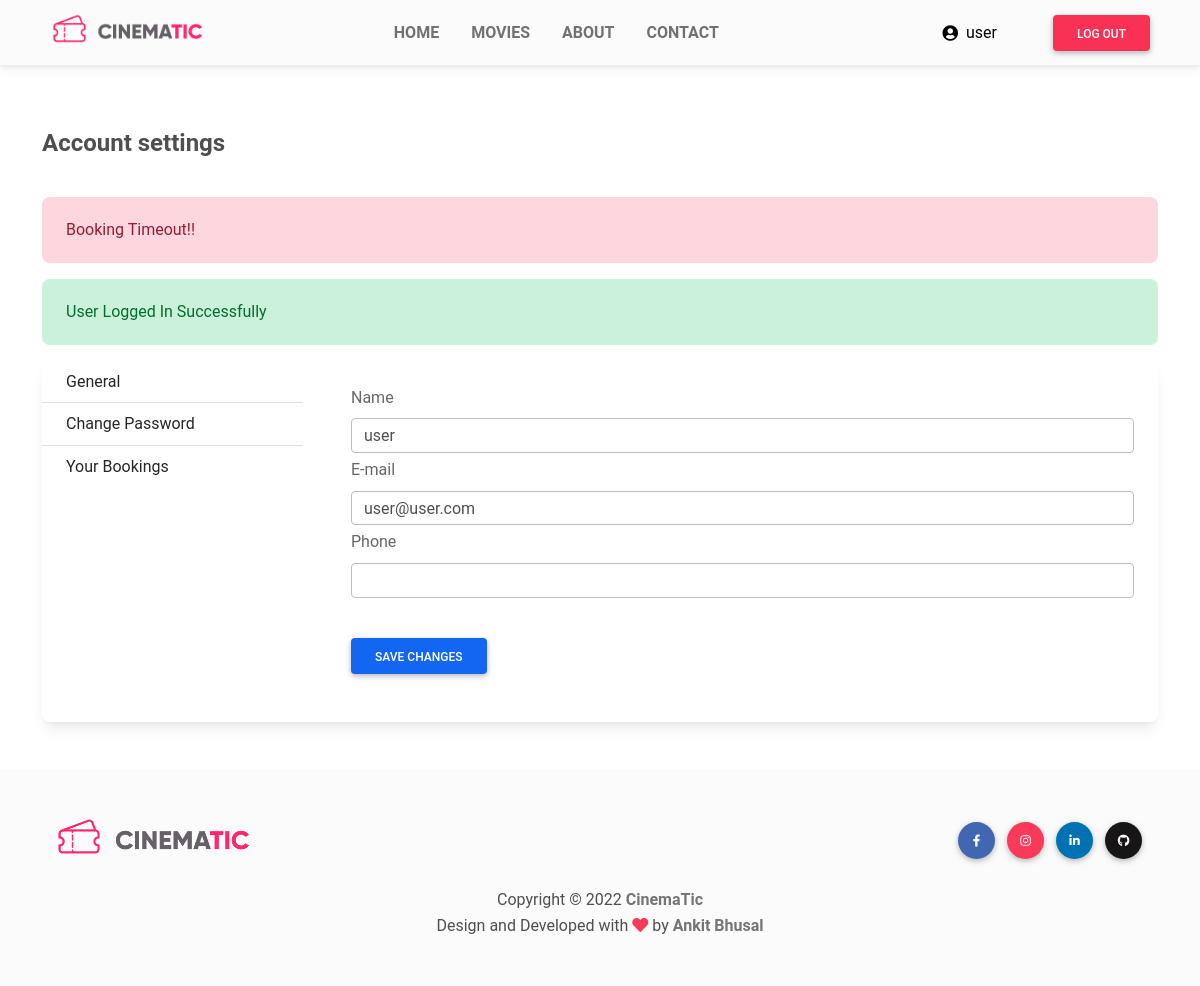
The app's page /user/profile/index.php (signed in), older data.
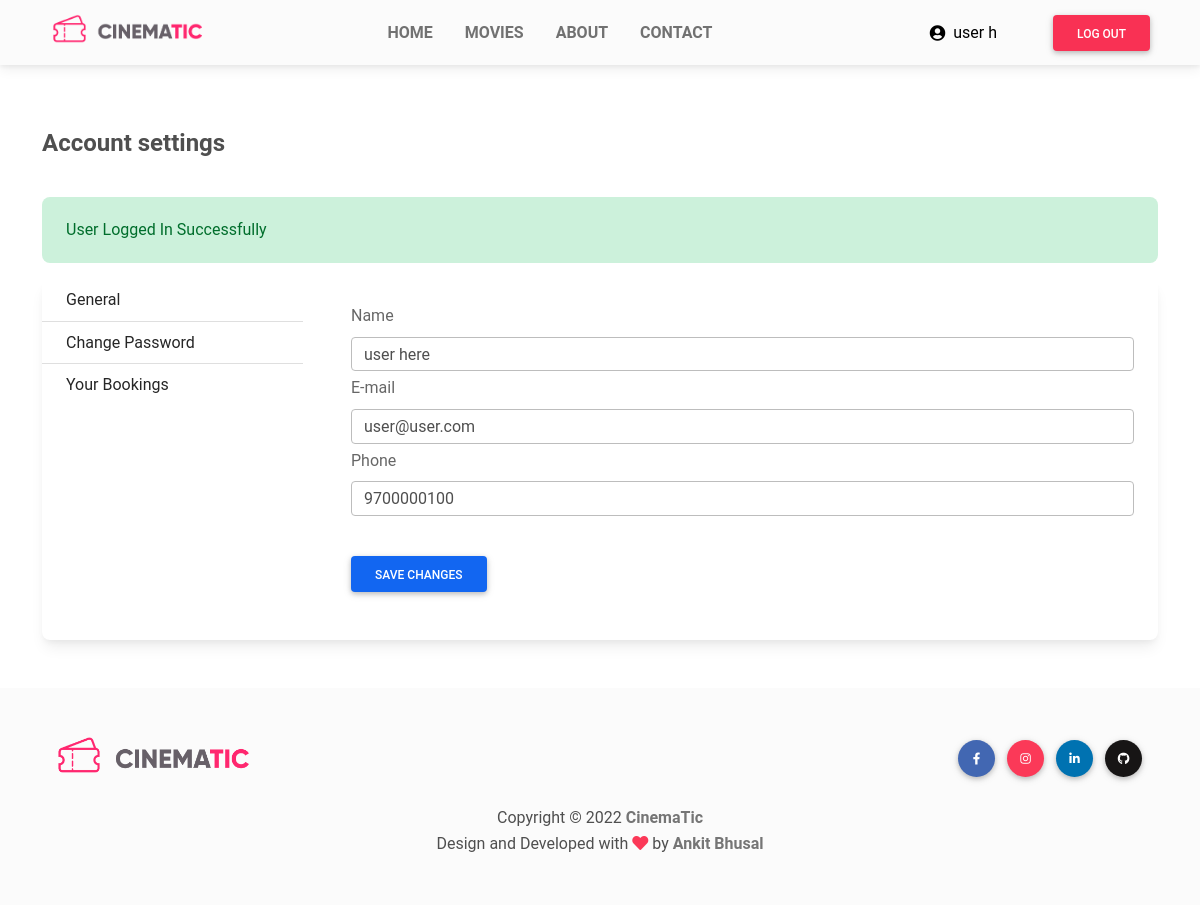
The same page, newer data.
### tables this page shows
CREATE TABLE `user` (
  `id` int(11) NOT NULL,
  `name` varchar(30) NOT NULL,
  `email` varchar(50) NOT NULL,
  `password` varchar(200) NOT NULL,
  `role` varchar(5) NOT NULL DEFAULT 'user',
  `phone` varchar(20) NOT NULL
);

### functions/db.php (called while the page is built, shortened)
<?php
function pdo()
{
    $dbhost = "localhost";
    $dbname = "mtbs";
    $dbuser = "root";
    $dbpass = "";
    $options = [
        PDO::ATTR_DEFAULT_FETCH_MODE => PDO::FETCH_ASSOC
    ];
    $dsn = "mysql:host=" . $dbhost . ";dbname=" . $dbname;
    try {
        $pdo = new PDO($dsn, $dbuser, $dbpass, $options);
    } catch (PDOException $e) {
        die("Cannot Connect to Database: " . $e->getMessage());
    }
    return $pdo;
}
function where($table, $col, $opr, $val, $all = true)
{
    $pdo = pdo();
    $stmt = $pdo->prepare("SELECT * FROM $table WHERE $col $opr ?");
    $stmt->execute([$val]);
    if ($all) {
        return $stmt->fetchAll();
    }
    return $stmt->fetch();
}
function find($table, $id)
{
    return where($table, 'id', '=', $id, false);
}

### functions/functions.php (called while the page is built, shortened)
<?php
function hasSuccess()
{
    return !empty($_SESSION['success']);
}
function getSuccess()
{
    $msg = $_SESSION['success'] ?? '';
    return $msg;
}
function hasError()
{
    return !empty($_SESSION['error']);
}
function getError()
{
    $err = $_SESSION['error'] ?? '';
    return $err;
}

### user/profile/index.php (the view, shortened to what the changed rows need)
<?php require_once "./components/header.php";
$user_id = $_SESSION['user_id'];
$user = find('user', $user_id);
?>
<?php if (hasError()) : ?>
    <div id="error" class="ml-4 alert alert-danger">
        <?php echo getError(); ?>
    </div>
<?php endif; ?>
<?php if (hasSuccess()) : ?>
    <div id="success" class="ml-4 alert alert-success">
        <?php echo getSuccess(); ?>
    </div>
<?php endif; ?>
<div class="card overflow-hidden">
    <div class="row no-gutters row-bordered row-border-light">
        <div class="col-md-9">
            <form method="POST" action="./update.php" class="tab-content ">
                <div class="">
                    <div class="card-body">
                        <div class="form-group">
                            <label class="form-label">Name</label>
                            <input type="text" name="name" class="form-control mb-1" value="<?php echo $user['name']; ?>">
                        </div>
                        <div class="form-group">
                            <label class="form-label">E-mail</label>
                            <input type="text" name="email" class="form-control mb-1" value="<?php echo $user['email'] ?>">
                        </div>
                        <div class="form-group">
                            <label class="form-label">Phone</label>
                            <input type="number" name="phone" class="form-control" value="<?php echo $user['phone'] ?>">
                        </div>
                    </div>
                </div>
            </form>
        </div>
    </div>
</div>
<?php include './components/footer.php' ?>

### user/profile/components/header.php (shortened to what the changed rows need)
<!DOCTYPE html>
<html lang="en">
<head>
    <link rel="stylesheet" href="../css/mdb.min.css">
    <link rel="stylesheet" href="../css/style.css">
    <link rel="stylesheet" href="https://use.fontawesome.com/releases/v5.15.2/css/all.css" />
</head>
<body>
    <div>
        <nav class="navbar navbar-expand-lg navbar-light bg-light">
            <div class="container">
                <?php if (!empty(($_SESSION['user_id']))) : ?>
                    <a href="../profile/" class="mx-sm-2 text-black mx-md-4 d-flex align-items-center gap-2 p-2 rounded px-4 hover-shadow">
                        <i class="fas fa-user-circle"></i>
                        <p class="d-block my-auto w-responsive">
                            <?php $user = find('user', $_SESSION['user_id']);
                            echo substr($user['name'], 0, 6);
                            ?>
                        </p>
                    </a>
                    <div class="d-flex align-items-center mx-2">
                        <a onclick="handleClickProfile();" class="btn btn-danger">Log Out</a>
                    </div>
                <?php endif;    ?>
        </nav>
        <div class="container light-style flex-grow-1 container-p-y my-5">
            <h4 class="font-weight-bold py-3 mb-4">
                Account settings
            </h4>

Row changes from the older to the newer data that the page shows:
changed user "user@user.com": name "user" → "user h"; name "user" → "user here"; phone (not shown) → "9700000100"
Text that changed along with them:
getError(): "Booking Timeout!!" → (not shown)
